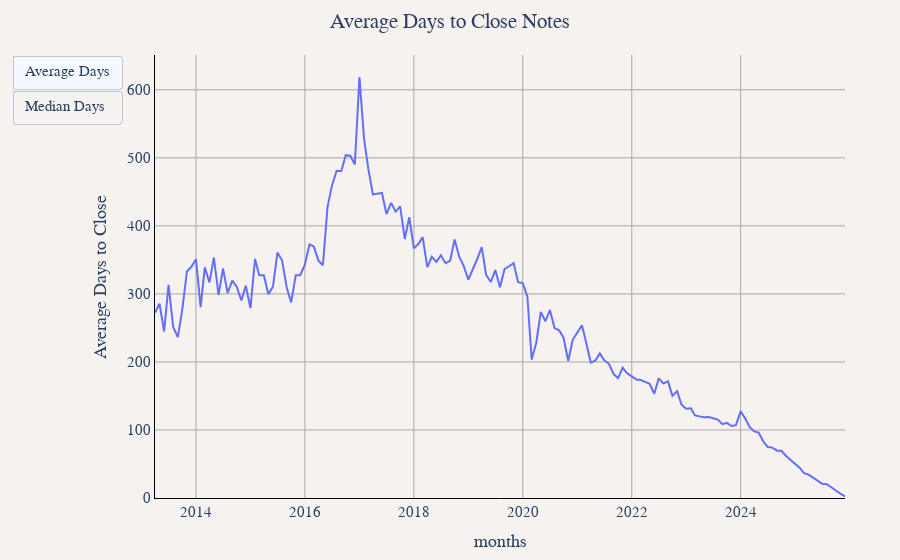

Notebook code for this chart:
### Markdown cell above
## Average Time to Close Notes

### Code cell
df = duckdb.sql("""
SELECT
    YEAR(created_at) as year,
    MONTH(created_at) as month,
    CONCAT(YEAR(created_at), '-', LPAD(CAST(MONTH(created_at) as VARCHAR), 2, '0')) as months,
    AVG(DATEDIFF('day', created_at, closed_at)) as "Average Days to Close",
    MEDIAN(DATEDIFF('day', created_at, closed_at)) as "Median Days to Close",
    COUNT(*) as "Closed Notes"
FROM '../notes_data/*.parquet'
WHERE closed_at IS NOT NULL
GROUP BY YEAR(created_at), MONTH(created_at)
ORDER BY year, month
""").df()

util.show_figure(
    [
        util.FigureConfig(
            title="Average Days to Close Notes",
            label="Average Days",
            x_col="months",
            y_col="Average Days to Close",
            query_or_df=df,
        ),
        util.FigureConfig(
            title="Median Days to Close Notes",
            label="Median Days",
            x_col="months",
            y_col="Median Days to Close",
            query_or_df=df,
        ),
    ]
)

### Figure 1 — Plotly figure (JSON) as saved in the notebook; plotly's stock layout.template omitted (floating-point values rounded to 4 significant figures; data arrays with more than 128 entries replaced by an {"elided": "..."} marker saying what was removed)
{"data": [{"hovertemplate": "Average Days to Close<br>%{x}<br>%{y:,} Average Days to Close<extra></extra>", "name": "Average Days to Close", "type": "scatter", "visible": true, "x": {"elided": "153 str values"}, "y": {"elided": "153 float values"}}, {"hovertemplate": "Average Days to Close<br>%{x}<br>%{y:,} Median Days to Close<extra></extra>", "name": "Average Days to Close", "type": "scatter", "visible": false, "x": {"elided": "153 str values"}, "y": {"elided": "153 float values"}}], "layout": {"barmode": "stack", "font": {"family": "Times", "size": 15}, "margin": {"b": 55, "l": 55, "r": 55, "t": 55}, "paper_bgcolor": "#f5f2f0", "plot_bgcolor": "#f5f2f0", "title": {"text": "Average Days to Close Notes", "x": 0.5}, "updatemenus": [{"buttons": [{"args": [{"visible": [true, false]}, {"title.text": "Average Days to Close Notes", "xaxis.title.text": "months", "yaxis.title.text": "Average Days to Close"}], "label": "Average Days", "method": "update"}, {"args": [{"visible": [false, true]}, {"title.text": "Median Days to Close Notes", "xaxis.title.text": "months", "yaxis.title.text": "Median Days to Close"}], "label": "Median Days", "method": "update"}], "type": "buttons"}], "xaxis": {"gridcolor": "darkgray", "linecolor": "black", "showgrid": true, "tickcolor": "black", "title": {"text": "months"}, "zerolinecolor": "darkgray"}, "yaxis": {"gridcolor": "darkgray", "linecolor": "black", "rangemode": "tozero", "showgrid": true, "tickcolor": "black", "title": {"text": "Average Days to Close"}, "zerolinecolor": "darkgray"}}}
